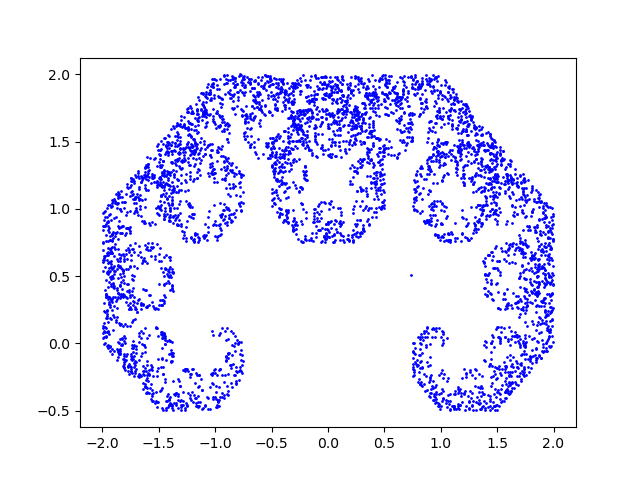

Write Python code to recreate this figure.
#! /usr/bin/env python3
#
def levy_dragon_chaos_test ( ):

#*****************************************************************************80
#
## levy_dragon_chaos_test() tests levy_dragon_chaos().
#
#  Licensing:
#
#    This code is distributed under the MIT license. 
#
#  Modified:
#
#    19 August 2025
#
#  Author:
#
#    John Burkardt
#
  import numpy as np
  import platform

  print ( '' )
  print ( 'levy_dragon_chaos_test():' )
  print ( '  python version: ' + platform.python_version ( ) )
  print ( '  numpy version:  ' + np.version.version )
  print ( '  levy_dragon_chaos() uses an iterated map to plot the Levy dragon.' )

  n = 5000
  print ( '  Apply the iteration map', n, 'times.' )
  levy_dragon_chaos ( n )
#
#  Terminate.
#
  print ( '' )
  print ( 'levy_dragon_chaos_test():' )
  print ( '  Normal end of execution.' )

  return

def levy_dragon_chaos ( n ):

#*****************************************************************************80
#
## levy_dragon_chaos() draws a Levy dragon using an iterated function system.
#
#  Licensing:
#
#    This code is distributed under the MIT license. 
#
#  Modified:
#
#    19 August 2025
#
#  Author:
#
#    John Burkardt.
#
#  Reference:
#
#    Scott Bailey, Theodore Kim, Robert Strichartz,
#    Inside the Levy dragon,
#    American Mathematical Monthly,
#    Volume 109, Number 8, October 2002, pages 689-703.
#
#    Michael Barnsley, Alan Sloan,
#    A Better Way to Compress Images,
#    Byte Magazine,
#    Volume 13, Number 1, January 1988, pages 215-224.
#
#    Michael Barnsley,
#    Fractals Everywhere,
#    Academic Press, 1988,
#    ISBN: 0120790696,
#    LC: QA614.86.B37.
#
#    Michael Barnsley, Lyman Hurd,
#    Fractal Image Compression,
#    Peters, 1993,
#    ISBN: 1568810008,
#    LC: TA1632.B353
#
#    Alexander Dewdney,
#    Mathematical Recreations,
#    Scientific American,
#    Volume 262, Number 5, May 1990, pages 126-129.
#
#    Bernt Wahl, Peter VanRoy, Michael Larsen, Eric Kampman,
#    Exploring Fractals on the Mac,
#    Addison Wesley, 1995,
#    ISBN: 0201626306,
#    LC: QA614.86.W34.
#
#  Input:
#
#    integer n: the number of iterations.
#
  import matplotlib.pyplot as plt
  import numpy as np

  plt.clf ( )
#
#  Define the linear maps.
#
  A0 = np.array ( [ \
    [  0.500,  0.500 ], \
    [ -0.500,  0.500 ] ] )

  A1 = np.array ( [ \
    [  0.500, -0.500 ], \
    [  0.500,  0.500 ] ] )
#
#  Define the translations.
#
  b0 = np.array ( [  0.500, 0.500 ] )
  b1 = np.array ( [ -0.500, 0.500 ] )
#
#  Random starting point in the unit square.
#
  x = np.random.random ( size = 2 )
#
#  Iterate the map n times.
#
  for _ in range ( n ):
    j = np.random.choice ( [ 0, 1 ] )
    if ( j == 0 ):
      x = np.dot ( A0, x ) + b0
    elif ( j == 1 ):
      x = np.dot ( A1, x ) + b1
    plt.plot ( x[0], x[1], 'bo', markersize = 1 )

  filename = 'levy_dragon_chaos.png'
  plt.savefig ( filename )
  print ( '  Graphics saved as "' + filename + '"' )
  plt.close ( )

  return

def timestamp ( ):

#*****************************************************************************80
#
## timestamp() prints the date as a timestamp.
#
#  Licensing:
#
#    This code is distributed under the MIT license. 
#
#  Modified:
#
#    21 August 2019
#
#  Author:
#
#    John Burkardt
#
  import time

  t = time.time ( )
  print ( time.ctime ( t ) )

  return

if ( __name__ == '__main__' ):
  timestamp ( )
  levy_dragon_chaos_test ( )
  timestamp ( )
